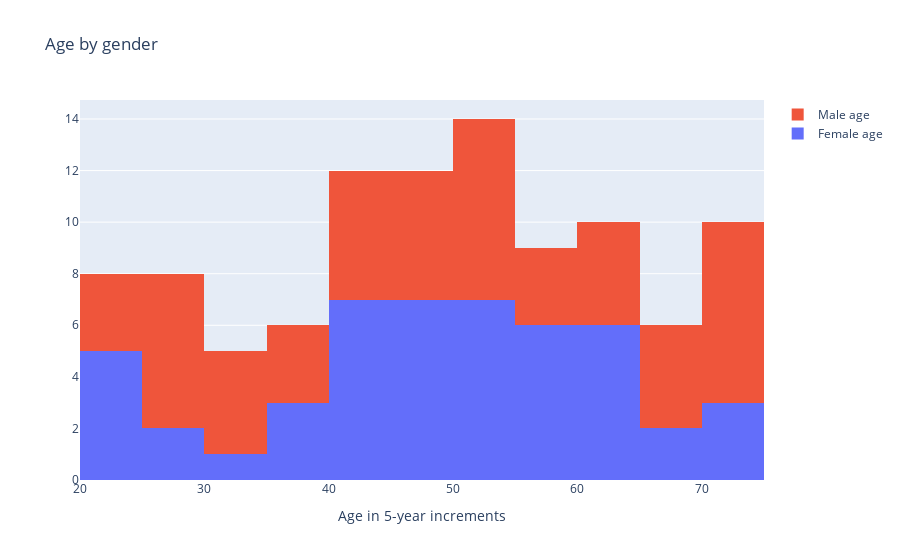

The cell this chart's notebook holds for it:
### Markdown cell above
## Bin size

### Code cell
trace0 = go.Histogram(x = female.Age,
                     name = "Female age",
                     xbins = dict(start = 20, end = 80, size = 5))

trace1 = go.Histogram(x = male.Age,
                     name = "Male age",
                     xbins = dict(start = 20, end = 80, size = 5))

data = [trace0, trace1]

layout = {"title":"Age by gender",
         "xaxis":{"title":"Age in 5-year increments"},
         "barmode":"stack"}

iplot({"data":data, "layout":layout})

### Figure 1 — Plotly figure (JSON) as saved in the notebook; plotly's stock layout.template omitted (floating-point values rounded to 4 significant figures)
{"data": [{"name": "Female age", "type": "histogram", "x": [44.64, 63.41, 63.12, 35.72, 68.3, 40.32, 48.05, 59.49, 40.99, 51.3, 48.17, 21.74, 62.73, 68.66, 40.7, 56.17, 51.68, 44.55, 64.32, 28.76, 24.23, 57.44, 53.11, 23.34, 38.8, 48.16, 51.56, 21.37, 54.34, 72.78, 36.4, 41.65, 45.39, 74.03, 27.45, 60.88, 52.71, 46.47, 33.38, 43.5, 21.34, 54.06, 70.58, 59.12, 61.29, 55.22, 46.94, 49.99, 57.15], "xbins": {"end": 80, "size": 5, "start": 20}}, {"name": "Male age", "type": "histogram", "x": [31.34, 54.59, 35.93, 64.3, 72.74, 57.91, 54.23, 25.07, 40.92, 71.39, 42.45, 63.59, 38.11, 67.93, 59.03, 59.05, 32.81, 70.94, 44.88, 70.1, 30.95, 23.56, 49.8, 51.32, 27.04, 53.79, 70.25, 63.69, 74.57, 63.77, 54.75, 46.82, 31.57, 23.91, 27.69, 26.78, 69.6, 49.94, 37.23, 44.59, 54.79, 29.09, 65.87, 44.67, 29.24, 51.69, 49.52, 72.38, 48.14, 65.24, 24.08], "xbins": {"end": 80, "size": 5, "start": 20}}], "layout": {"barmode": "stack", "title": {"text": "Age by gender"}, "xaxis": {"title": {"text": "Age in 5-year increments"}}}}
